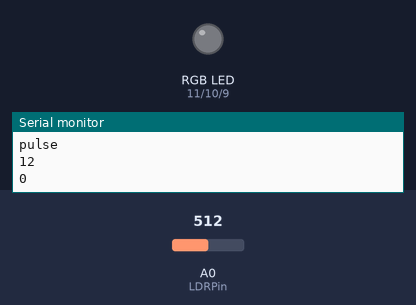
Bench run of a sketch on a simulated Arduino Uno, built with avr-gcc and run on an emulated ATmega328P. Shown: an RGB LED mixed from three pins (HIGH = lit), the last lines printed to the serial monitor. Inputs (shaded band) come from the test bench; at power-on: A0 (LDRPin) = 512. Dim RGB values are drawn brighter than linear.

Above: at 1.2 s.
1.3 s: A0 (LDRPin) set to 11
3.4 s: A0 (LDRPin) set to 8
At 6.89 s:
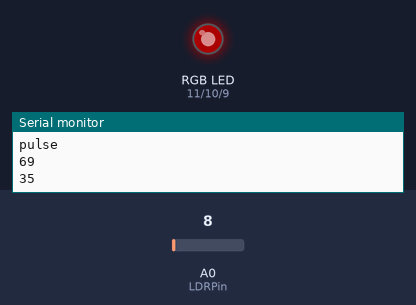
At 8.19 s:
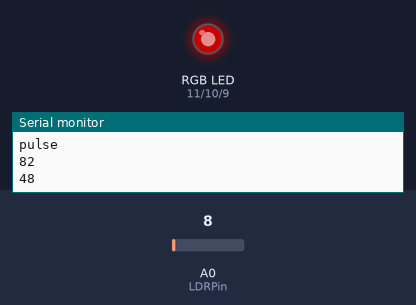
Timing chart, 0 to 18.4 s (numbered marks = the images above; inputs shaded):
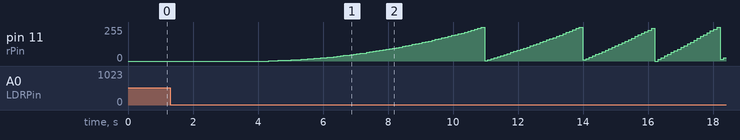

The sketch:

desire.ino
```cpp
/*

LDR is currently placed in pin A0 and 5V
RGB LED uses pin 9, 10, 11.

*/

//RGB
int rPin = 11;
int gPin = 10;
int bPin = 9;

int rVal, gVal, bVal;

//LDR
int LDRPin = A0;

int stimulationThreshold = 10;
int stimulation;

int pulse;
boolean countingUp = true;

void setup() {
  Serial.begin(9600);

  /* Setup digital outputs */
  pinMode(rPin, OUTPUT);
  pinMode(gPin, OUTPUT);
  pinMode(bPin, OUTPUT);

}

void loop() {

  updateStimulation();

  updateLight();
  Serial.println(stimulation);

  if (stimulation > 10) {
    openBox();
  }

  //Delay to make Serial easier to read.
  delay(100);
}

int updateStimulation() {
  int light = analogRead(A0);

  if (light < 10) {
    stimulation++;
  } else if (light > 10 && stimulation > 0) {
    stimulation--;
  }
}

void updateLight(){

  if (pulse < 255 && stimulation >= 0) {
    if (countingUp) {
      pulse++;
      rVal = int(rVal + 1 * stimulation/10);
    } else {
      pulse--;
      rVal = int(rVal - 1 * stimulation/10);
    }
  } else if (pulse >= 255) {
    pulse = 255;
    countingUp = false;
  } else if (pulse <= 0) {
    pulse = 0;
    countingUp = true;
    }

  Serial.println("Red");
  Serial.println(rVal);
  Serial.println("pulse");
  Serial.println(pulse);
  analogWrite(rPin, rVal);
  analogWrite(gPin, gVal);
  analogWrite(bPin, bVal);
}

void openBox() {

}

void closeBox() {
}
```

Measured:
- the behaviour switches between 10 and 9 on A0 (LDRPin) (found by bisection; images 0 and 1)
- after the input at 3.4 s, pin 11 (rPin): 0/255 → 1/255 after 0.92 s, → 2/255 0.10 s later, → 3/255 0.10 s later, → 4/255 0.10 s later, … (140 changes in this stretch)
